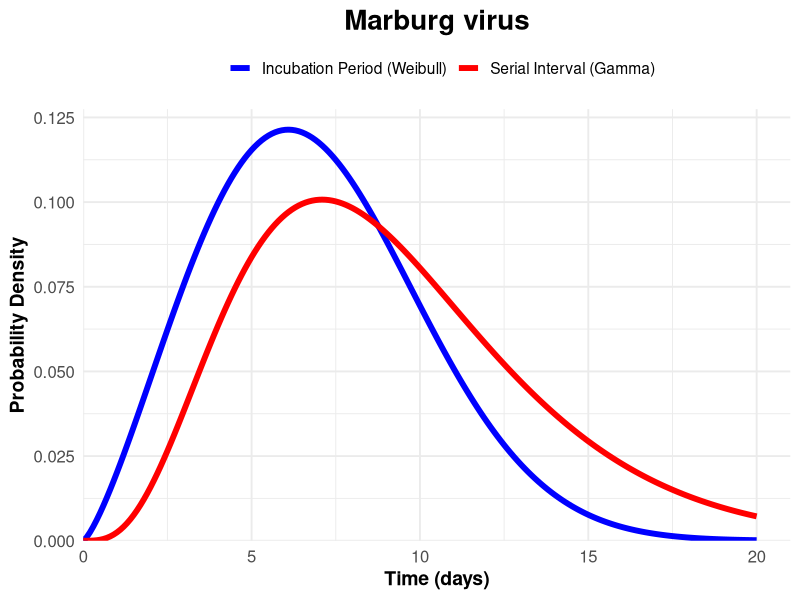

Write R code to recreate this figure.
library(ggplot2)
library(stats)
library(MASS) # For fitting distributions


# Define parameters for the Weibull distribution (Incubation Period)
# EpiLPS using data set from Pavlin 2014
weibull_percentiles <- c(4.50, 9.0)
incubation_mean <- 6.9
weibull_shape <- 2.302
weibull_scale <- 7.804

# Gamma distribution (Serial Interval)
# Qian et al. 2023
# https://pubmed.ncbi.nlm.nih.gov/37964296/#:~:text=Of%20six%20vaccination%20strategies%20explored,CI%200.90%2D0.91)%2C%200.89
serial_mean <- 9.20
serial_sd <- 4.40
gamma_shape <- (serial_mean / serial_sd)^2
gamma_rate <- serial_mean / (serial_sd^2)

# Define Probability Density Functions
incubation_pdf <- function(x) dweibull(x, shape = weibull_shape, scale = weibull_scale)
serial_pdf <- function(x) dgamma(x, shape = gamma_shape, rate = gamma_rate)



# Percentage of pre-symptomatic transmission
intersection <- uniroot(function(x) incubation_pdf(x) - serial_pdf(x), lower = 5, upper = 10)$root
pre_symptomatic <- (pgamma(intersection, shape = gamma_shape, rate = gamma_rate) - 
                      pweibull(intersection, shape = weibull_shape, scale = weibull_scale)) * 100

cat("Percentage of pre-symptomatic transmission:",pre_symptomatic, "%")

# Visualization
time_range <- seq(0, 20, by = 0.1)
incubation_values <- incubation_pdf(time_range)
serial_values <- serial_pdf(time_range)

# Combine data for plotting
plot_data <- data.frame(
  Time = rep(time_range, 2),
  PDF = c(incubation_values, serial_values),
  Type = rep(c("Incubation Period (Weibull)", "Serial Interval (Gamma)"), each = length(time_range))
)

# Plot
ggplot(plot_data, aes(x = Time, y = PDF, color = Type)) +
  geom_line(linewidth = 2.0) +
  scale_color_manual(values = c("Incubation Period (Weibull)" = "blue", "Serial Interval (Gamma)" = "red")) +
  labs(
    title = "Marburg virus",
    x = "Time (days)",
    y = "Probability Density",
    color = ""
  ) +
  theme_minimal(base_size = 14) +
  theme(
    plot.title = element_text(face = "bold", size = 20, hjust = 0.5),
    legend.position = "top",
    axis.title = element_text(face = "bold"),
    axis.text = element_text(size = 12)
  ) +
  scale_x_continuous(expand = expansion(mult = c(0, 0.05))) +
  scale_y_continuous(expand = expansion(mult = c(0, 0.05)))

